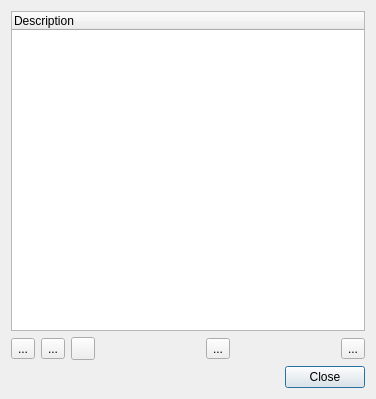
<?xml version="1.0" encoding="UTF-8"?>
<ui version="4.0">
 <class>PluginPresetsDialog</class>
 <widget class="QDialog" name="PluginPresetsDialog">
  <property name="geometry">
   <rect>
    <x>0</x>
    <y>0</y>
    <width>376</width>
    <height>399</height>
   </rect>
  </property>
  <property name="sizePolicy">
   <sizepolicy hsizetype="Expanding" vsizetype="Expanding">
    <horstretch>0</horstretch>
    <verstretch>0</verstretch>
   </sizepolicy>
  </property>
  <property name="font">
   <font>
    <family>Liberation Sans</family>
    <pointsize>9</pointsize>
   </font>
  </property>
  <property name="windowTitle">
   <string>Plugin presets</string>
  </property>
  <layout class="QVBoxLayout" name="verticalLayout_2">
   <item>
    <widget class="QWidget" name="widget" native="true">
     <property name="sizePolicy">
      <sizepolicy hsizetype="Expanding" vsizetype="Expanding">
       <horstretch>0</horstretch>
       <verstretch>0</verstretch>
      </sizepolicy>
     </property>
     <layout class="QVBoxLayout" name="verticalLayout">
      <property name="leftMargin">
       <number>0</number>
      </property>
      <property name="topMargin">
       <number>0</number>
      </property>
      <property name="rightMargin">
       <number>0</number>
      </property>
      <property name="bottomMargin">
       <number>0</number>
      </property>
      <item>
       <widget class="QTreeWidget" name="presetsTree">
        <property name="indentation">
         <number>5</number>
        </property>
        <property name="allColumnsShowFocus">
         <bool>true</bool>
        </property>
        <property name="columnCount">
         <number>1</number>
        </property>
        <attribute name="headerMinimumSectionSize">
         <number>5</number>
        </attribute>
        <column>
         <property name="text">
          <string>Description</string>
         </property>
        </column>
       </widget>
      </item>
     </layout>
    </widget>
   </item>
   <item>
    <layout class="QHBoxLayout" name="presetsControl">
     <item>
      <widget class="QToolButton" name="presetSave">
       <property name="toolTip">
        <string>Save current settings as new preset</string>
       </property>
       <property name="text">
        <string>...</string>
       </property>
       <property name="icon">
        <iconset resource="../resources/res.qrc">
         <normaloff>:/create.png</normaloff>:/create.png</iconset>
       </property>
       <property name="iconSize">
        <size>
         <width>16</width>
         <height>16</height>
        </size>
       </property>
      </widget>
     </item>
     <item>
      <widget class="QToolButton" name="presetUpdate">
       <property name="toolTip">
        <string>Update selected preset with current settings</string>
       </property>
       <property name="text">
        <string>...</string>
       </property>
       <property name="icon">
        <iconset resource="../resources/res.qrc">
         <normaloff>:/recycle.png</normaloff>:/recycle.png</iconset>
       </property>
       <property name="iconSize">
        <size>
         <width>16</width>
         <height>16</height>
        </size>
       </property>
      </widget>
     </item>
     <item>
      <widget class="QToolButton" name="presetEdit">
       <property name="toolTip">
        <string>Edit preset details</string>
       </property>
       <property name="text">
        <string/>
       </property>
       <property name="icon">
        <iconset resource="../resources/res.qrc">
         <normaloff>:/edit.png</normaloff>:/edit.png</iconset>
       </property>
      </widget>
     </item>
     <item>
      <spacer name="horizontalSpacer">
       <property name="orientation">
        <enum>Qt::Horizontal</enum>
       </property>
       <property name="sizeHint" stdset="0">
        <size>
         <width>40</width>
         <height>20</height>
        </size>
       </property>
      </spacer>
     </item>
     <item>
      <widget class="QToolButton" name="presetDelete">
       <property name="toolTip">
        <string>Delete selected preset</string>
       </property>
       <property name="text">
        <string>...</string>
       </property>
       <property name="icon">
        <iconset resource="../resources/res.qrc">
         <normaloff>:/bin.png</normaloff>:/bin.png</iconset>
       </property>
       <property name="iconSize">
        <size>
         <width>16</width>
         <height>16</height>
        </size>
       </property>
      </widget>
     </item>
     <item>
      <spacer name="horizontalSpacer_2">
       <property name="orientation">
        <enum>Qt::Horizontal</enum>
       </property>
       <property name="sizeHint" stdset="0">
        <size>
         <width>40</width>
         <height>20</height>
        </size>
       </property>
      </spacer>
     </item>
     <item>
      <widget class="QToolButton" name="presetLoad">
       <property name="toolTip">
        <string>Load selected preset</string>
       </property>
       <property name="text">
        <string>...</string>
       </property>
       <property name="icon">
        <iconset resource="../resources/res.qrc">
         <normaloff>:/load.png</normaloff>:/load.png</iconset>
       </property>
       <property name="iconSize">
        <size>
         <width>16</width>
         <height>16</height>
        </size>
       </property>
      </widget>
     </item>
    </layout>
   </item>
   <item>
    <widget class="QDialogButtonBox" name="buttonBox">
     <property name="orientation">
      <enum>Qt::Horizontal</enum>
     </property>
     <property name="standardButtons">
      <set>QDialogButtonBox::Close</set>
     </property>
    </widget>
   </item>
  </layout>
 </widget>
 <resources>
  <include location="../resources/res.qrc"/>
 </resources>
 <connections>
  <connection>
   <sender>buttonBox</sender>
   <signal>accepted()</signal>
   <receiver>PluginPresetsDialog</receiver>
   <slot>accept()</slot>
   <hints>
    <hint type="sourcelabel">
     <x>248</x>
     <y>254</y>
    </hint>
    <hint type="destinationlabel">
     <x>157</x>
     <y>274</y>
    </hint>
   </hints>
  </connection>
  <connection>
   <sender>buttonBox</sender>
   <signal>rejected()</signal>
   <receiver>PluginPresetsDialog</receiver>
   <slot>reject()</slot>
   <hints>
    <hint type="sourcelabel">
     <x>316</x>
     <y>260</y>
    </hint>
    <hint type="destinationlabel">
     <x>286</x>
     <y>274</y>
    </hint>
   </hints>
  </connection>
 </connections>
</ui>
